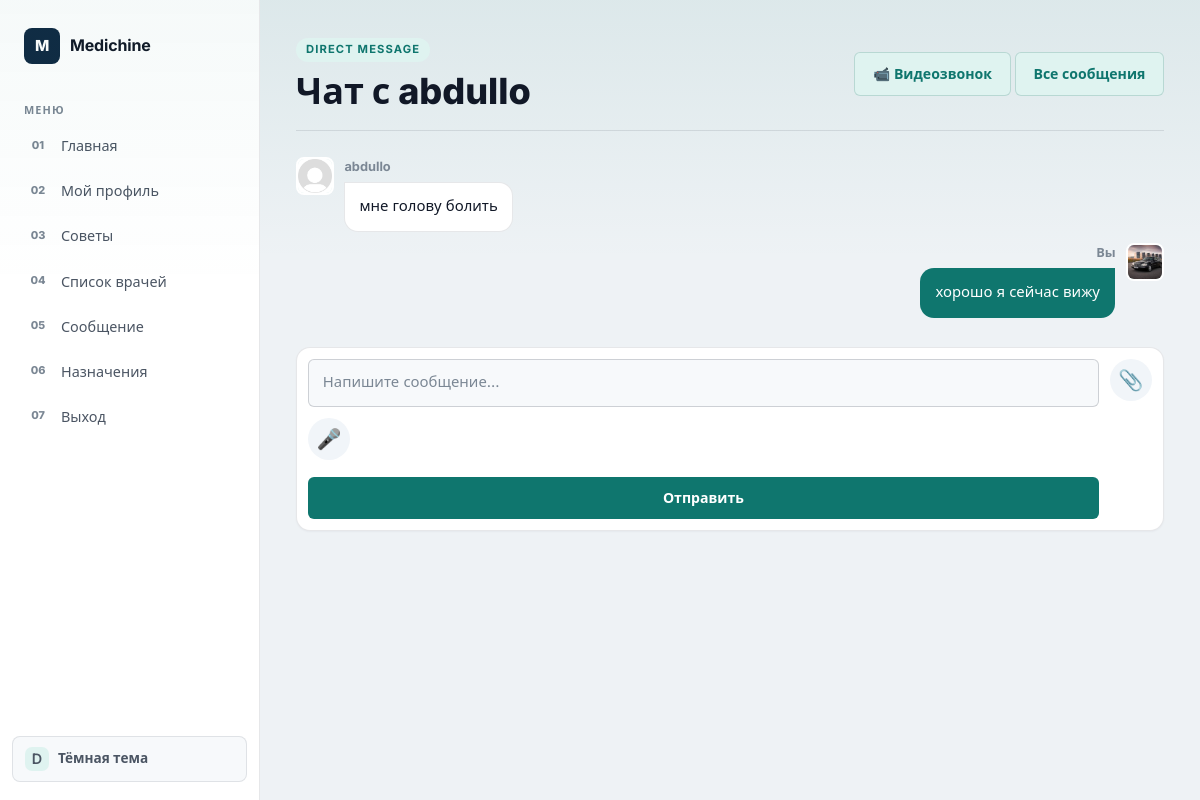
Before: /chat/send_message/4 (signed in) with the older database file.
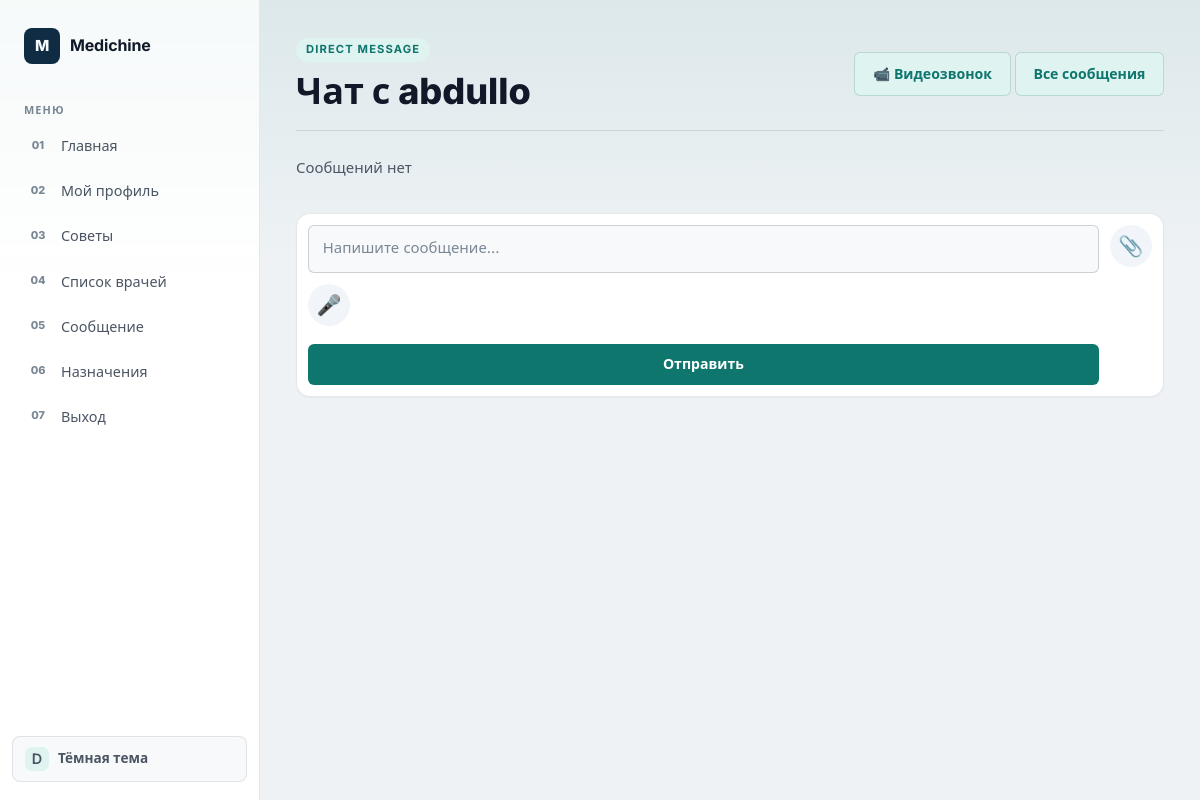
After: the same page with the newer database file.
### accounts/models.py (models this page shows, shortened)
class User(AbstractUser):
    ROLE_CHOICES = (
        ('patient', 'Patient'),
        ('doctor', 'Doctor'),
        ('admin', 'Admin'),
    )
    role = models.CharField(
        max_length=20,
        choices=ROLE_CHOICES
    )
    phone = models.CharField(
        max_length=20,
        unique=True
    )
    age=models.PositiveIntegerField()
    city = models.CharField(max_length=50, blank=True)

class Profile(models.Model):
    ROLE_CHOICES = (
        ('patient', 'Patient'),
        ('doctor', 'Doctor'),
        ('admin', 'Admin'),
    )
    user=models.OneToOneField(settings.AUTH_USER_MODEL,on_delete=models.CASCADE,related_name='profile')
    age=models.PositiveIntegerField(null=True,blank=True)
    role = models.CharField(max_length=20, choices=ROLE_CHOICES, default='patient')
    phone=models.CharField(max_length=14,blank=True)
    city = models.CharField(max_length=50, blank=True)
    photo=models.ImageField(upload_to='users/',blank=True,null=True)

### chat/models.py (models this page shows, shortened)
class Direct(models.Model):
    sender = models.ForeignKey(User, on_delete=models.CASCADE, related_name='send_messages')
    receiner = models.ForeignKey(User, on_delete=models.CASCADE, related_name='received_messages')
    text = models.TextField(blank=True, default='')
    created_at = models.DateTimeField(auto_now_add=True)
    is_readed = models.BooleanField(default=False)
    photo = models.ImageField(upload_to='direct/', blank=True, null=True)
    voice = models.FileField(upload_to='voice/', blank=True, null=True)

### chat/views.py (the view, shortened to what this page needs)
# urls.py: path('send_message/<int:pk>',views.send_message,name='send_message'),
@login_required(login_url='login')
def send_message(request, pk):
    ptn = get_object_or_404(User, pk=pk)
    Profile.objects.get_or_create(user=request.user)
    Profile.objects.get_or_create(user=ptn)
    if ptn == request.user:
        return redirect('show_messages')
    messages = Direct.objects.filter(
        Q(sender=request.user, receiner=ptn) |
        Q(sender=ptn, receiner=request.user)
    ).select_related(
        "sender", "receiner",
        "sender__profile", "receiner__profile"
    ).order_by("created_at")
    messages.filter(receiner=request.user, is_readed=False).update(is_readed=True)
    return render(request, 'chat/send_message.html', {
        "messages": messages,
        "profile": ptn,
    })

### templates/chat/send_message.html (shortened to what this page needs)
{% extends "accounts/base.html" %}
{% block main %}
<section class="page chat-page">
<header class="page-head compact-head">
    <div>
        <p class="eyebrow">Direct message</p>
        <h1>Чат с {{ profile.username }}</h1>
    </div>
    <div class="header-actions">
        <a class="button secondary-button" href="{% url 'start_video_call' profile.id %}">
            📹 Видеозвонок
        </a>
        <a class="button secondary-button" href="{% url 'show_messages' %}">
            Все сообщения
        </a>
    </div>
</header>
<ul class="chat-list dm-messages" id="chat-list">
    {% for i in messages %}
        <li class="chat-message {% if i.sender == request.user %}msg-own{% else %}msg-other{% endif %}">
            <div class="msg-avatar">
                {% if i.sender.profile.photo %}
                    <img src="{{ i.sender.profile.photo.url }}" alt="">
                {% else %}
                    <img src="/media/user.png" alt="">
                {% endif %}
            </div>
            <div class="msg-body">
                <div class="msg-meta">
                    <b>{% if i.sender == request.user %}Вы{% else %}{{ i.sender.username }}{% endif %}</b>
                </div>
                <div class="msg-bubble">
                    {% if i.text %}
                        <p>{{ i.text }}</p>
                    {% endif %}
                </div>
            </div>
        </li>
    {% empty %}
        <p class="muted">Сообщений нет</p>
    {% endfor %}
</ul>
<form class="chat-form chat-form-inline" id="chat-form" enctype="multipart/form-data">
    <input class="chat-input" type="text" name="text" id="text-input"
           placeholder="Напишите сообщение..." autocomplete="off">
    <label for="photo-input" class="photo-btn" title="Прикрепить фото">📎</label>
    <label id="record-btn" class="photo-btn" title="Записать голосовое">🎤</label>
    <span id="file-label" style="font-size:0.82em;color:#888;"></span>
    <button class="chat-send" type="submit" id="send-btn">Отправить</button>
</form>
</section>
{% endblock %}

### templates/accounts/base.html (shortened to what this page needs)
<!DOCTYPE html>
{% load static %}
<html lang="ru" data-theme="">
<head>
    <link rel="stylesheet" href="{% static 'css/style.css' %}">
</head>
<body class="{% block body_class %}{% endblock %}">
    <div class="site-layout">
        <nav class="site-nav" aria-label="Навигация">
            <a class="site-brand" href="{% url 'redirect_dashboard' %}">
                <span class="brand-icon">M</span>
                <span>Medichine</span>
            </a>
            <p class="nav-section-label">Меню</p>
            <ul class="nav-list">
                {% block nav %}
                {% if user.is_authenticated %}
                    <li><a href="{% url 'redirect_dashboard' %}"><span class="nav-icon">01</span>Главная</a></li>
                    <li><a href="{% url 'my_profile' %}"><span class="nav-icon">02</span>Мой профиль</a></li>
                    <li><a href="{% url 'global_chat' %}"><span class="nav-icon">03</span>Советы</a></li>
                    <li><a href="{% url 'doctors_list' %}"><span class="nav-icon">04</span>Список врачей</a></li>
                    <li><a href="{% url 'show_messages' %}"><span class="nav-icon">05</span>Сообщение</a></li>
                    <li><a href="{% url 'appointments' %}"><span class="nav-icon">06</span>Назначения</a></li>
                    <li><a href="{% url 'login' %}"><span class="nav-icon">07</span>Выход</a></li>
                {% else %}
                    <li><a href="{% url 'login' %}"><span class="nav-icon">01</span>Вход</a></li>
                    <li><a href="{% url 'register' %}"><span class="nav-icon">02</span>Регистрация</a></li>
                    <li><a href="{% url 'global_chat' %}"><span class="nav-icon">03</span>Советы</a></li>
                {% endif %}
                {% endblock %}
            </ul>
            <button type="button" class="theme-toggle" id="themeToggle" aria-label="Переключить тему">
                <span class="theme-toggle-icon">D</span>
                <span class="theme-toggle-text">Тёмная тема</span>
            </button>
        </nav>
        <main class="site-content">
            {% block main %}{% endblock %}
        </main>
    </div>
</body>
</html>

Changed rows visible on the page:
removed Direct: sender.username "abdullo", text "мне голову болить"
removed Direct: sender.profile.photo (picture), shows "Вы", text "хорошо я сейчас вижу"
Other visible differences:
text now shown: "Сообщений нет"
